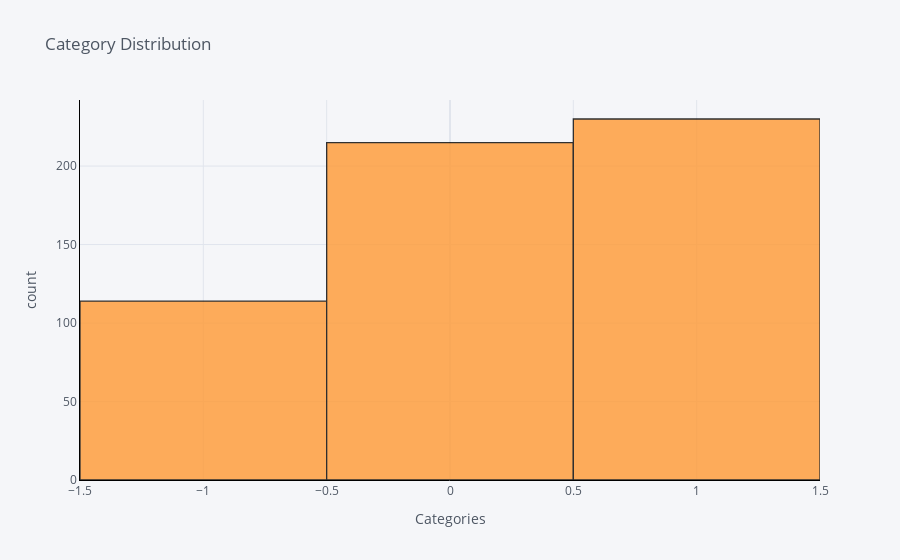

Write notebook code for a chart like this one.
### Code cell
import cufflinks as cf
cf.go_offline()
cf.set_config_file(offline=False, world_readable=True)

df['category'].iplot(
    kind='hist',
    xTitle='Categories',
    linecolor='black',
    yTitle='count',
    title='Category Distribution')

### Figure 1 — Plotly figure (JSON) as saved in the notebook; plotly's stock layout.template omitted (floating-point values rounded to 4 significant figures; data arrays with more than 128 entries replaced by an {"elided": "..."} marker saying what was removed)
{"data": [{"histfunc": "count", "histnorm": "", "marker": {"color": "rgba(255, 153, 51, 1.0)", "line": {"color": "#000000", "width": 1.3}}, "name": "category", "opacity": 0.8, "orientation": "v", "x": {"elided": "559 int values"}, "type": "histogram"}], "layout": {"barmode": "overlay", "legend": {"bgcolor": "#F5F6F9", "font": {"color": "#4D5663"}}, "paper_bgcolor": "#F5F6F9", "plot_bgcolor": "#F5F6F9", "title": {"font": {"color": "#4D5663"}, "text": "Category Distribution"}, "xaxis": {"gridcolor": "#E1E5ED", "linecolor": "black", "showgrid": true, "tickfont": {"color": "#4D5663"}, "title": {"font": {"color": "#4D5663"}, "text": "Categories"}, "zerolinecolor": "#E1E5ED", "type": "linear", "range": [-1.5, 1.5], "autorange": true}, "yaxis": {"gridcolor": "#E1E5ED", "linecolor": "black", "showgrid": true, "tickfont": {"color": "#4D5663"}, "title": {"font": {"color": "#4D5663"}, "text": "count"}, "zerolinecolor": "#E1E5ED", "range": [0, 242.1], "autorange": true}, "autosize": true}}
